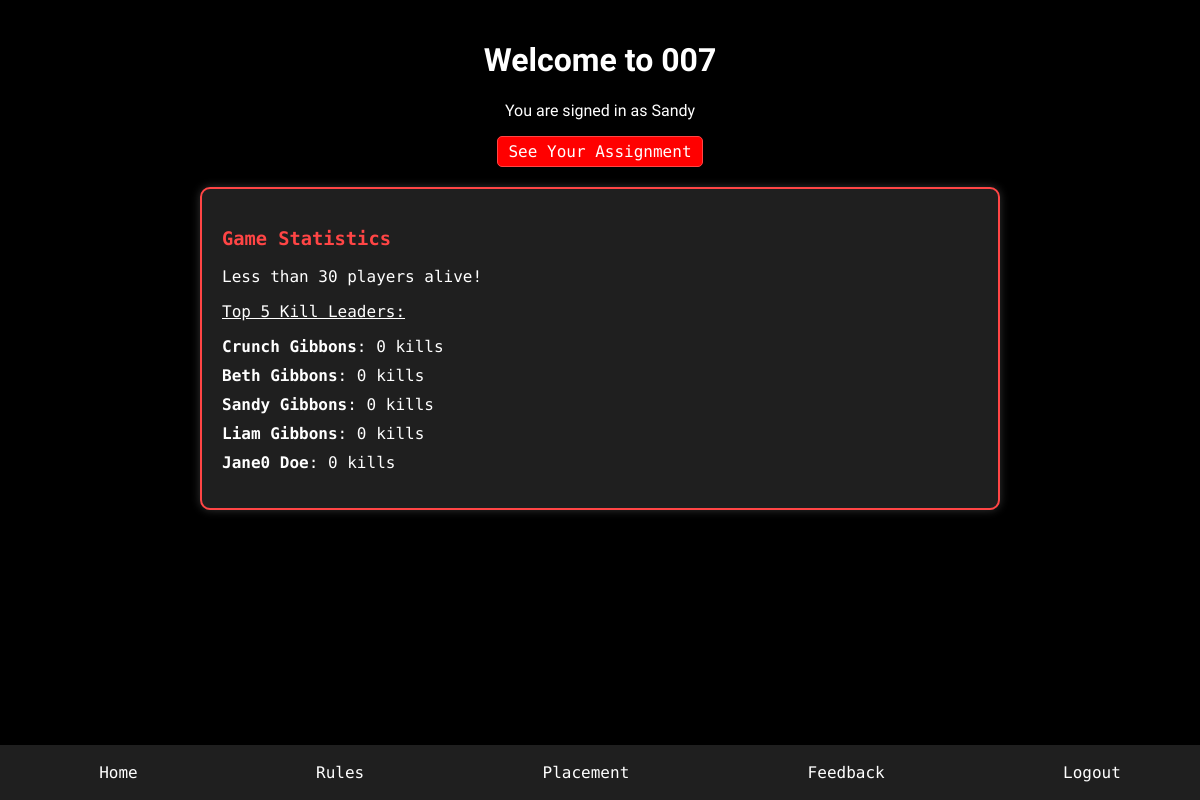
The app's page / (signed in), older data.
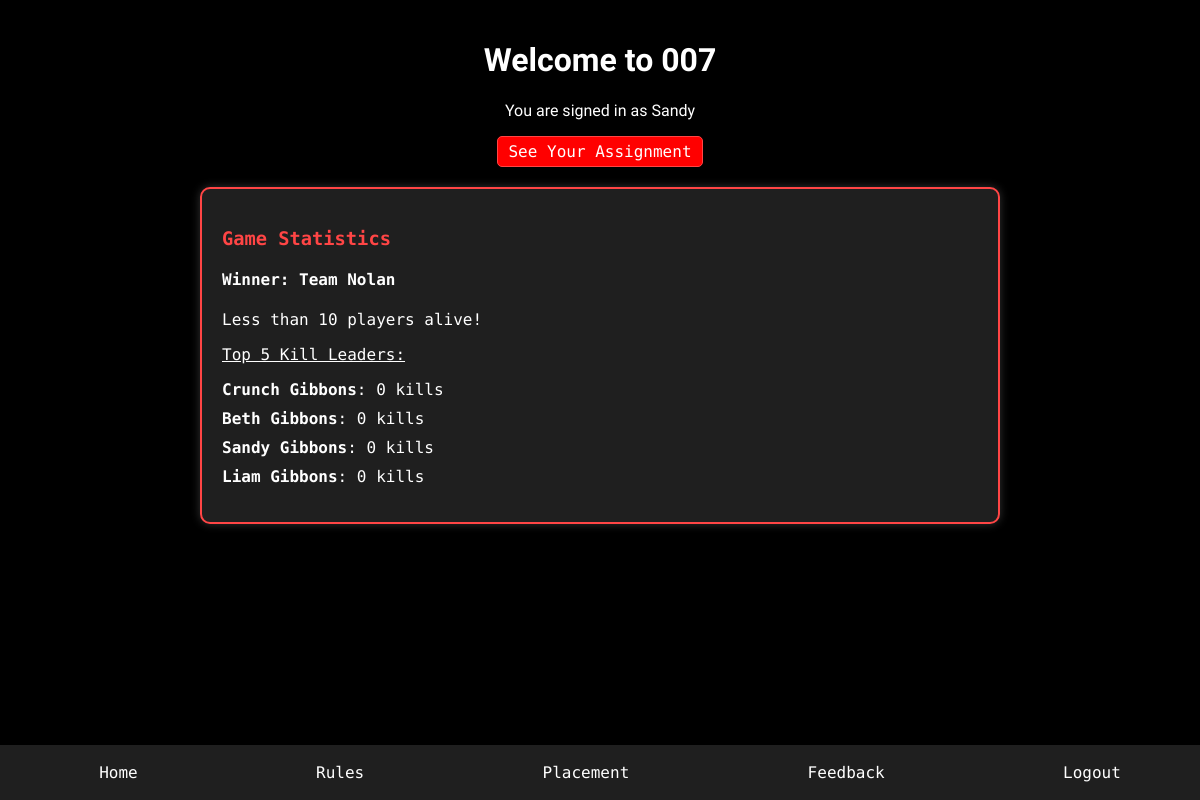
The same page, newer data.
### users/models.py (models this page shows, shortened)
class Player(models.Model):
    user = models.OneToOneField(CustomUser, on_delete=models.CASCADE)
    is_dead = models.BooleanField(default=False)
    target_name = models.CharField(max_length=255, blank=True, null=True)
    target_pk = models.IntegerField(null=True, blank=True)
    agent_name = models.CharField(max_length=255, blank=True, null=True)
    kills = models.IntegerField(default=0)
    is_playing = models.BooleanField(default=True)
    is_winner = models.BooleanField(default=False)
    in_waiting = models.BooleanField(default=False)
    have_eliminated_today = models.BooleanField(default=False)

class CustomUser(AbstractUser):
    @property
    def name(self):
        return f"{self.first_name} {self.last_name}"

class AgentGroup(models.Model):
    group_name = models.CharField(max_length = 255, blank=True, null=True)
    players = models.ManyToManyField(Player)
    is_out = models.BooleanField(default=False)
    target_group_name = models.CharField(max_length=255, blank=True, null=True)
    target_group_pk = models.IntegerField(null=True, blank=True)
    kills = models.IntegerField(default=0)
    is_playing = models.BooleanField(default=True)
    is_winner = models.BooleanField(default=False)

### users/views.py (the view, shortened to what this page needs)
# urls.py: 2. Add a URL to urlpatterns:  path('', views.home, name='home')
def home(request):
    param_value = request.GET.get('param')
    team_deleted = request.GET.get('team_deleted')
    print(team_deleted)
    winners = StatManager.get_winner()
    match winners[0]:
        case 0:
            winner = None
        case 1:
            winner = winners[1].user.name
        case 2:
            winner = winners[1].group_name
        case _:
            winner = None
    context = {'param': param_value, 'kill_leaders': StatManager().get_kill_rankings(),
               'players_alive': StatManager().get_alive_players_count(), 'winner': winner, 'ggame': GameManager.is_placing_groups()}
    return render(request, "users/home.html", context)

### users/game.py (called while the page is built)
    @staticmethod
    def is_placing_groups():
        if Game.objects.all() == None or len(Game.objects.all()) == 0:
            return False
        return Game.objects.all()[0].placing_groups == True

### users/stats.py (called while the page is built)
    @staticmethod
    def get_kill_rankings():
        return Player.objects.filter(is_playing=True).order_by('-kills')[:5]

    @staticmethod
    def get_alive_players_count():
        count = Player.objects.filter(is_dead=False, is_playing = True).count()
        if count < 10:
            return 10
        elif count < 20:
            return 20
        elif count < 30:
            return 30
        else:
            return count

    @staticmethod
    def get_winner():
        player_winner = Player.objects.filter(is_winner=True)
        group_winner = AgentGroup.objects.filter(is_winner=True)
        returning = []
        if player_winner.count() == 1:
            returning.append(1)
            returning.append(player_winner[0])
        elif group_winner.count() == 1:
            returning.append(2)
            returning.append(group_winner[0])
        else:
            returning.append(0)
            returning.append(None)
        return returning

### users/templates/users/home.html (shortened to what this page needs)
{% load static %}
<!DOCTYPE html>
<html lang="en">
<head>
    <link rel="stylesheet" href="{% static 'users/assassin.css' %}" />
    <link rel="stylesheet" href="{% static 'users/assassin.css' %}" />
    <link rel="stylesheet" href="{% static 'users/assassin.css' %}" />
</head>
<body>
    <div class="container">
        {% load socialaccount %}
        {% if user.is_authenticated %}
        <div class="user-info">
            <h1 class="heading">Welcome to 007</h1>
            <p class="heading">You are signed in as {{user.first_name}}</p>
            <div class="links">
                <a href="assignmentdirection" class="assignment-button">See Your Assignment</a>
            </div>
        </div>
        <div class="statistics">
            <h3>Game Statistics</h3>
            {% if winner is not None %}
            <h4><strong>Winner: </strong>{{ winner }}</h4>
            {% endif %}
            {% if players_alive == 10 %}
            <p>Less than 10 players alive!</p>
            {% elif players_alive == 20 %}
            <p>Less than 20 players alive!</p>
            {% elif players_alive == 30 %}
            <p>Less than 30 players alive!</p>
            {% else %}
            <p><u>Players Alive</u>: {{ players_alive }}</p>
            {% endif %}
            <p><u>Top 5 Kill Leaders:</u></p>
            <ul>
                {% for player in kill_leaders %}
                    <li><strong>{{ player.user.name }}</strong>: {{ player.kills }} kills</li>
                {% endfor %}
            </ul>
        </div>
        {% endif %}
    </div>
    <div class="navbar">
        <a href="{% url 'users:home' %}">Home</a>
        <a href="{% url 'users:rules' %}">Rules</a>
        {% if ggame %}
            <a href="{% url 'users:placement' %}">Placement</a>
        {% endif %}
        <a href="{% url 'users:complaints' %}">Feedback</a>
        <a href="{% url 'users:logout' %}">Logout</a>
    </div>
</body>
</html>

Row changes from the older to the newer data that the page shows:
removed Player: user.name "Jane0 Doe", kills "0"
added AgentGroup: group_name "Team Nolan"
Text that changed along with them:
text no longer shown: "Less than 30 players alive!"
text now shown: "Winner: Less than 10 players alive!"
